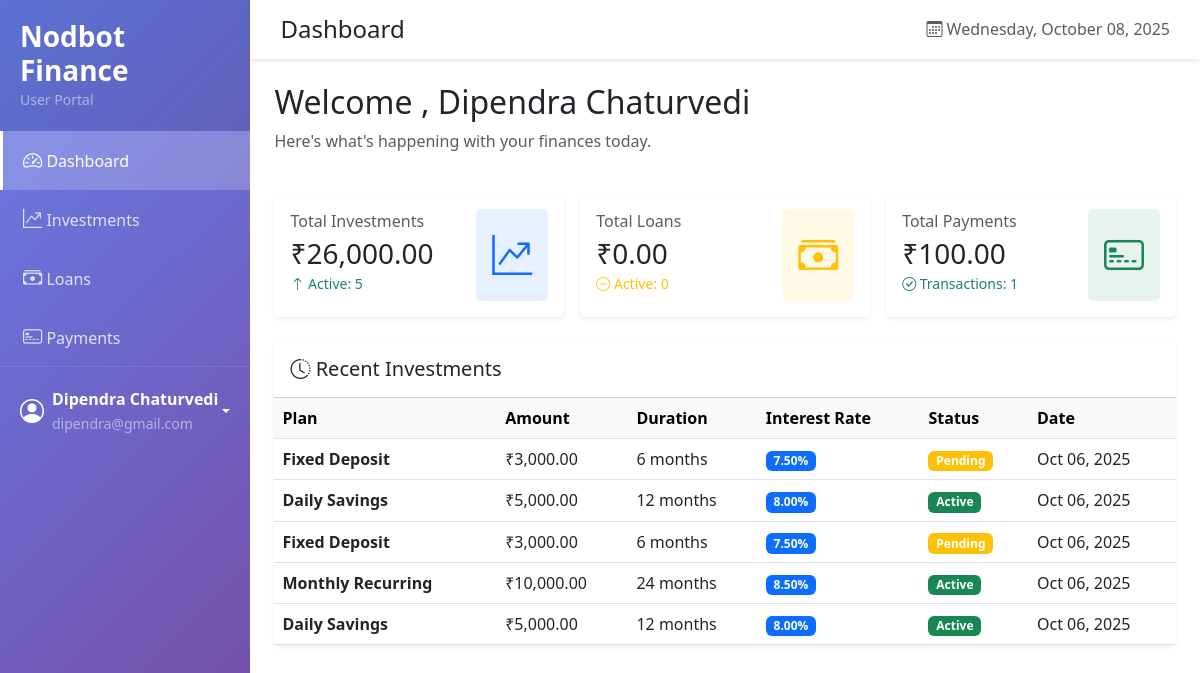
The page /user/dashboard.php (signed in) on the database its author committed.
### tables this page shows
CREATE TABLE `investments` (
  `id` int(11) NOT NULL,
  `user_id` int(11) NOT NULL,
  `amount` decimal(15,2) NOT NULL,
  `plan` varchar(50) NOT NULL,
  `duration_months` int(11) NOT NULL,
  `interest_rate` decimal(5,2) NOT NULL,
  `notes` text DEFAULT NULL,
  `status` enum('pending','active','completed','cancelled') DEFAULT 'active',
  `investment_date` timestamp NOT NULL DEFAULT current_timestamp(),
  `maturity_date` date DEFAULT NULL
);

### includes/functions.php (called while the page is built, shortened)
<?php
function isLoggedIn() {
    return isset($_SESSION['user_id']);
}
function getUser() {
    if (isLoggedIn()) {
        return [
            'id' => $_SESSION['user_id'],
            'name' => $_SESSION['user_name'],
            'email' => $_SESSION['user_email'],
            'user_type' => $_SESSION['user_type']
        ];
    }
    return null;
}
function formatCurrency($amount) {
    return '₹' . number_format($amount, 2);
}
?>

### user/dashboard.php (the view, shortened to what this page needs)
<?php
require_once '../config.php';
require_once '../includes/functions.php';
$user = getUser();
$user_id = $user['id'];
$investments_query = "SELECT COUNT(*) as count, COALESCE(SUM(amount), 0) as total FROM investments WHERE user_id = $user_id";
$investments_result = mysqli_query($conn, $investments_query);
if ($investments_result) {
    $investments_data = mysqli_fetch_assoc($investments_result);
} else {
    $investments_data = ['count' => 0, 'total' => 0];
}
$loans_query = "SELECT COUNT(*) as count, COALESCE(SUM(amount), 0) as total FROM loans WHERE user_id = $user_id";
$loans_result = mysqli_query($conn, $loans_query);
if ($loans_result) {
    $loans_data = mysqli_fetch_assoc($loans_result);
} else {
    $loans_data = ['count' => 0, 'total' => 0];
}
$payments_query = "SELECT COUNT(*) as count, COALESCE(SUM(amount), 0) as total FROM payments WHERE user_id = $user_id";
$payments_result = mysqli_query($conn, $payments_query);
if ($payments_result) {
    $payments_data = mysqli_fetch_assoc($payments_result);
} else {
    $payments_data = ['count' => 0, 'total' => 0];
}
?>
<!DOCTYPE html>
<html lang="en">
<head>
    <link href="https://cdn.jsdelivr.net/npm/bootstrap@5.3.0/dist/css/bootstrap.min.css" rel="stylesheet">
    <link rel="stylesheet" href="https://cdn.jsdelivr.net/npm/bootstrap-icons@1.11.1/font/bootstrap-icons.css">
</head>
<body>
    <div class="d-flex">
        <nav id="sidebar" class="bg-dark">
            <div class="sidebar-header">
                <h3><?php echo APP_NAME; ?></h3>
                <small class="text-white-50">User Portal</small>
            </div>
            <ul class="nav flex-column">
                <li class="nav-item">
                    <a class="nav-link active" href="dashboard.php">
                        <i class="bi bi-speedometer2"></i> Dashboard
                    </a>
                </li>
                <li class="nav-item">
                    <a class="nav-link" href="investments.php">
                        <i class="bi bi-graph-up-arrow"></i> Investments
                    </a>
                </li>
                <li class="nav-item">
                    <a class="nav-link" href="loans.php">
                        <i class="bi bi-cash-stack"></i> Loans
                    </a>
                </li>
                <li class="nav-item">
                    <a class="nav-link" href="payments.php">
                        <i class="bi bi-credit-card-2-front"></i> Payments
                    </a>
                </li>
            </ul>
            <div class="user-info">
                <div class="dropdown">
                    <a href="#" class="d-flex align-items-center text-white text-decoration-none dropdown-toggle" data-bs-toggle="dropdown">
                        <i class="bi bi-person-circle fs-4 me-2"></i>
                        <div>
                            <strong><?php echo $user['name']; ?></strong>
                            <br>
                            <small class="text-white-50"><?php echo $user['email']; ?></small>
                        </div>
                    </a>
                </div>
            </div>
        </nav>
        <div id="content">
            <nav class="top-navbar">
                <div class="d-flex justify-content-between align-items-center">
                    <h4 class="mb-0">Dashboard</h4>
                    <div>
                        <span class="text-muted">
                            <i class="bi bi-calendar3"></i>
                            <?php echo date('l, F d, Y'); ?>
                        </span>
                    </div>
                </div>
            </nav>
            <div class="container-fluid p-4">
                <div class="row mb-4">
                    <div class="col">
                        <h2>Welcome , <?php echo $user['name']; ?></h2>
                        <p class="text-muted">Here's what's happening with your finances today.</p>
                    </div>
                </div>
                <div class="row g-3">
                    <div class="col-md-4">
                        <div class="card border-0 shadow-sm h-100">
                            <div class="card-body">
                                <div class="d-flex justify-content-between">
                                    <div>
                                        <p class="text-muted mb-1">Total Investments</p>
                                        <h3 class="mb-0"><?php echo formatCurrency($investments_data['total']); ?></h3>
                                        <small class="text-success">
                                            <i class="bi bi-arrow-up"></i> Active: <?php echo $investments_data['count']; ?>
                                        </small>
                                    </div>
                                    <div class="bg-primary bg-opacity-10 rounded p-3">
                                        <i class="bi bi-graph-up-arrow text-primary fs-1"></i>
                                    </div>
                                </div>
                            </div>
                        </div>
                    </div>
                    <div class="col-md-4">
                        <div class="card border-0 shadow-sm h-100">
                            <div class="card-body">
                                <div class="d-flex justify-content-between">
                                    <div>
                                        <p class="text-muted mb-1">Total Loans</p>
                                        <h3 class="mb-0"><?php echo formatCurrency($loans_data['total']); ?></h3>
                                        <small class="text-warning">
                                            <i class="bi bi-dash-circle"></i> Active: <?php echo $loans_data['count']; ?>
                                        </small>
                                    </div>
                                    <div class="bg-warning bg-opacity-10 rounded p-3">
                                        <i class="bi bi-cash-stack text-warning fs-1"></i>
                                    </div>
                                </div>
                            </div>
                        </div>
                    </div>
                    <div class="col-md-4">
                        <div class="card border-0 shadow-sm h-100">
                            <div class="card-body">
                                <div class="d-flex justify-content-between">
                                    <div>
                                        <p class="text-muted mb-1">Total Payments</p>
                                        <h3 class="mb-0"><?php echo formatCurrency($payments_data['total']); ?></h3>
                                        <small class="text-success">
                                            <i class="bi bi-check-circle"></i> Transactions: <?php echo $payments_data['count']; ?>
                                        </small>
                                    </div>
                                    <div class="bg-success bg-opacity-10 rounded p-3">
                                        <i class="bi bi-credit-card-2-front text-success fs-1"></i>
                                    </div>
                                </div>
                            </div>
                        </div>
                    </div>
                </div>
<div class="row mt-4">
    <div class="col-12">
        <div class="card border-0 shadow-sm">
            <div class="card-header bg-white py-3">
                <h5 class="mb-0"><i class="bi bi-clock-history"></i> Recent Investments</h5>
            </div>
            <div class="card-body p-0">
                <div class="table-responsive">
                    <table class="table table-hover mb-0">
                        <thead class="table-light">
                            <tr>
                                <th>Plan</th>
                                <th>Amount</th>
                                <th>Duration</th>
                                <th>Interest Rate</th>
                                <th>Status</th>
                                <th>Date</th>
                            </tr>
                        </thead>
                        <tbody>
                            <?php
                            $recent_query = "SELECT * FROM investments WHERE user_id = $user_id ORDER BY investment_date DESC LIMIT 5";
                            $recent_result = mysqli_query($conn, $recent_query);
                            if ($recent_result === false) {
                                echo '<tr><td colspan="6" class="text-center text-danger py-4">';
                                echo '<i class="bi bi-exclamation-triangle"></i><br>';
                                echo '<strong>Database Error:</strong> ' . mysqli_error($conn);
                                echo '<br><small>Please make sure the investments table exists</small>';
                                echo '</td></tr>';
                            } elseif (mysqli_num_rows($recent_result) > 0) {
                                while ($row = mysqli_fetch_assoc($recent_result)) {
                                    $status_class = $row['status'] == 'active' ? 'success' : ($row['status'] == 'pending' ? 'warning' : 'info');
                                    echo '<tr>';
                                    echo '<td><strong>' . htmlspecialchars($row['plan']) . '</strong></td>';
                                    echo '<td>' . formatCurrency($row['amount']) . '</td>';
                                    echo '<td>' . $row['duration_months'] . ' months</td>';
                                    echo '<td><span class="badge bg-primary">' . $row['interest_rate'] . '%</span></td>';
                                    echo '<td><span class="badge bg-' . $status_class . '">' . ucfirst($row['status']) . '</span></td>';
                                    echo '<td>' . date('M d, Y', strtotime($row['investment_date'])) . '</td>';
                                    echo '</tr>';
                                }
                            } else {
                                echo '<tr><td colspan="6" class="text-center py-4 text-muted">
                                        <i class="bi bi-inbox fs-3"></i><br>
                                        No investments yet. <a href="investments.php">Start investing today!</a>
                                      </td></tr>';
                            }
                            ?>
                        </tbody>
                    </table>
                </div>
            </div>
        </div>
    </div>
</div>
            </div>
        </div>
    </div>
</body>
</html>

### user/dashboard.php (style rules this page uses)
body { overflow-x: hidden; }
#sidebar { min-height: 100vh; transition: all 0.3s; background: linear-gradient(135deg, #667eea 0%, #764ba2 100%); }
.sidebar-header { padding: 20px; background: rgba(0, 0, 0, 0.1); }
.sidebar-header h3 { color: white; margin: 0; font-weight: bold; }
.nav-link { color: rgba(255, 255, 255, 0.8); padding: 15px 20px; border-left: 3px solid transparent; transition: all 0.3s; }
.nav-link.active { color: white; background: rgba(255, 255, 255, 0.2); border-left-color: white; }
.nav-link i { width: 25px; font-size: 1.2rem; }
.user-info { padding: 20px; border-top: 1px solid rgba(255, 255, 255, 0.1); color: white; }
#content { width: 100%; padding: 0; min-height: 100vh; transition: all 0.3s; }
.top-navbar { background: white; box-shadow: 0 2px 4px rgba(0,0,0,0.1); padding: 15px 30px; }

### rows shown on the page
investments: plan "Fixed Deposit", amount "₹3,000.00", duration_months "6", interest_rate "7.50", status "Pending", investment_date "Oct 06, 2025"
investments: plan "Daily Savings", amount "₹5,000.00", duration_months "12", interest_rate "8.00", status "Active", investment_date "Oct 06, 2025"
investments: plan "Fixed Deposit", amount "₹3,000.00", duration_months "6", interest_rate "7.50", status "Pending", investment_date "Oct 06, 2025"
investments: plan "Monthly Recurring", amount "₹10,000.00", duration_months "24", interest_rate "8.50", status "Active", investment_date "Oct 06, 2025"
investments: plan "Daily Savings", amount "₹5,000.00", duration_months "12", interest_rate "8.00", status "Active", investment_date "Oct 06, 2025"

### other values the page prints
APP_NAME "Nodbot Finance"
$user['name'] "Dipendra Chaturvedi"
$user['email'] "dipendra@gmail.com"
formatCurrency($investments_data['total']) "₹26,000.00"
$investments_data['count'] "5"
formatCurrency($loans_data['total']) "₹0.00"
$loans_data['count'] "0"
formatCurrency($payments_data['total']) "₹100.00"
$payments_data['count'] "1"
